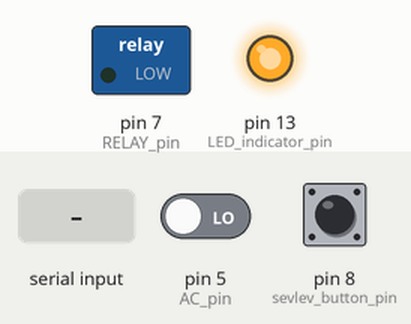
This sketch was run on a simulated Arduino Uno, built with avr-gcc and run on an emulated ATmega328P. On the bench: switched loads named in the sketch (green lamp = pin HIGH), output pins drawn as LEDs (lit = HIGH). Inputs (shaded band) come from the test bench; at power-on: pin 8 (sevlev_button_pin) HIGH, pin 5 (AC_pin) LOW.

Above: at 1.2 s.
1.3 s: pin 8 (sevlev_button_pin) pulled LOW for 0.15 s
At 1.4 s:
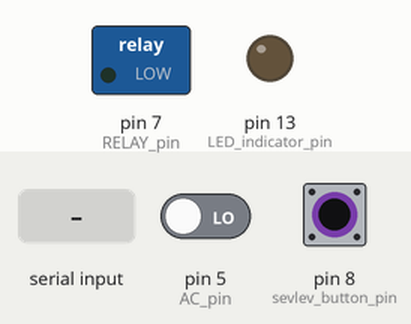
3.0 s: "1" received over Serial
At 3.4 s:
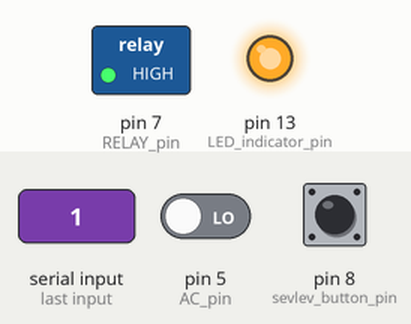
4.5 s: pin 8 (sevlev_button_pin) pulled LOW for 1 s
At 5.3 s:
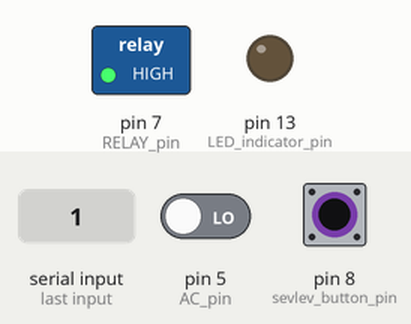
7.0 s: pin 8 (sevlev_button_pin) pulled LOW for 3.2 s
At 11.2 s:
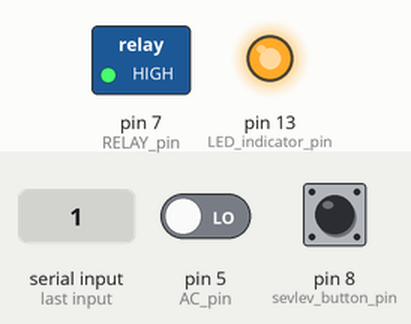
Timing chart, 0 to 12.7 s (numbered marks = the images above; inputs shaded):
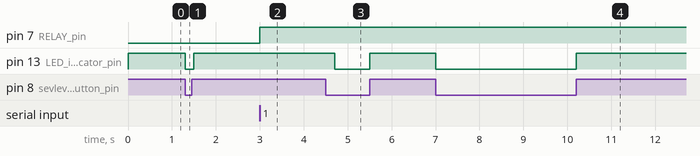

Measured:
- after the input at 1.3 s, pin 13 (LED_indicator_pin): HIGH → LOW at once, → HIGH 0.20 s later
- after the input at 3.0 s, pin 7 (RELAY_pin): LOW → HIGH at once
- after the input at 4.5 s, pin 13 (LED_indicator_pin): HIGH → LOW after 0.20 s, → HIGH 0.80 s later
- after the input at 7.0 s, pin 13 (LED_indicator_pin): HIGH → LOW at once, → HIGH 3.2 s later

The sketch:

arduino_light.ino
```cpp
// This will work with a relay with NO and NC pins
// Saying the relay is in state "NO" means the NO Pin is connected
// Saying it is in "NC" means the NC Pin is connected

const int RELAY_pin = 7;
const int AC_pin = 5; // AC_pin detector
const int sevlev_button_pin = 8;
const int LED_indicator_pin = 13;

boolean sevlev_action_pending = 0;

void setup(){
  Serial.begin(9600);
  pinMode(RELAY_pin, OUTPUT);
  digitalWrite(RELAY_pin, LOW);
  pinMode(AC_pin, INPUT);
  pinMode(sevlev_button_pin, INPUT);
  digitalWrite(sevlev_button_pin, HIGH);
  pinMode(LED_indicator_pin, OUTPUT);

}
void loop(){
  read_serial_cmd();
  check_sevlev_press();
}

void read_serial_cmd() {
  if(Serial.available() > 0){
    char incomingByte = Serial.read();

    if(incomingByte == '0') { // projector on
      set_projector(true);
    }
    if(incomingByte == '1') { // projector off
      set_projector(false);
    }
    if(incomingByte == 'q') { // query AC_pin
      Serial.println(ac_state() ? "1" : "0");
    }
    if(incomingByte == '7'){
      Serial.println(sevlev_action_pending ? '7' : '0');
      sevlev_action_pending = 0;
    }
  }
}

int ac_state() {
  return !(digitalRead(AC_pin));
}

void set_projector(bool desired_state) {
  if (ac_state() != desired_state)
    digitalWrite(RELAY_pin, !digitalRead(RELAY_pin));
  delay(100);
}

void check_sevlev_press() {
  digitalWrite(LED_indicator_pin, digitalRead(sevlev_button_pin));

  // Check whether the button pin is grounded for two samples 200ms apart.
  // This should catch button presses longer than 200ms.
  if (!digitalRead(sevlev_button_pin)) {
    delay(200);
    if (!digitalRead(sevlev_button_pin))
      sevlev_action_pending = 1;
  }
}
```
